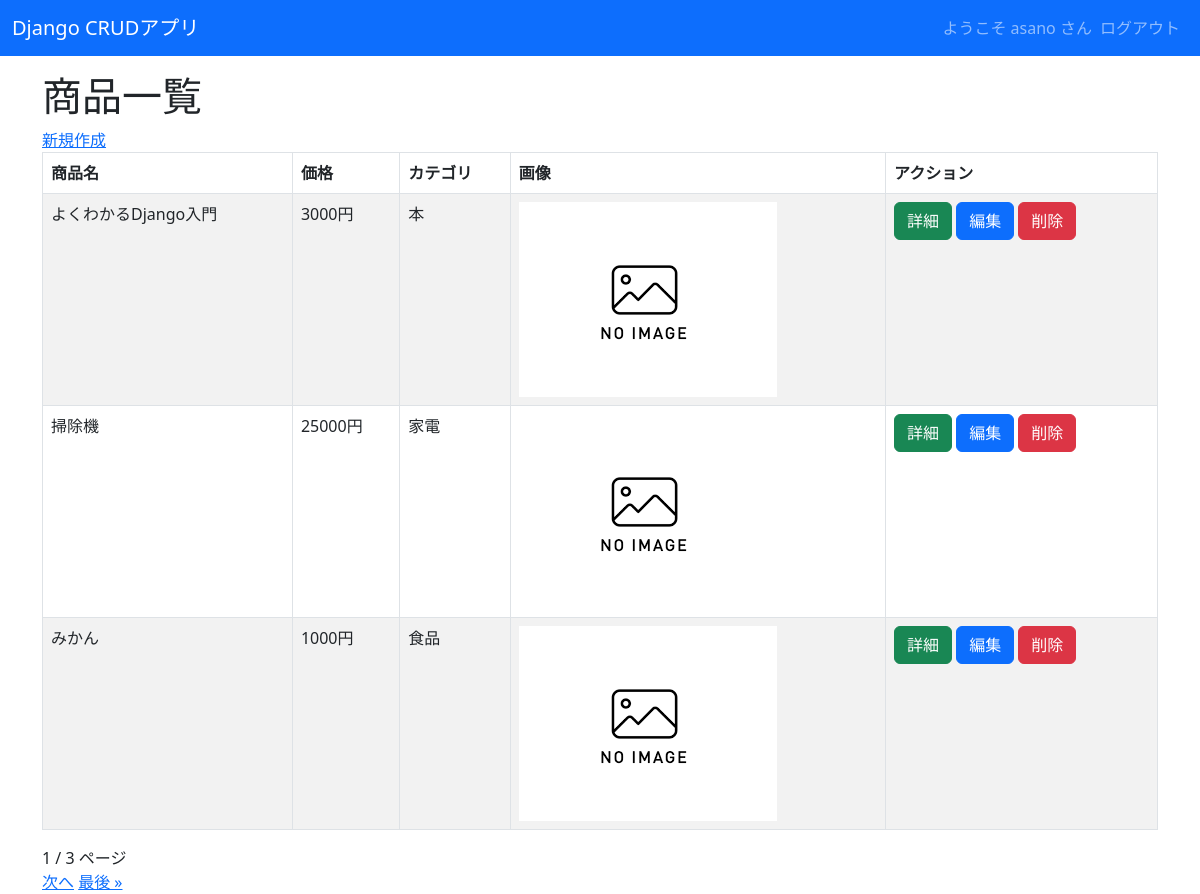
/crud/ (signed in), run on the app's committed database.
### crud/models.py (models this page shows, shortened)
class Product(models.Model):
    name                = models.CharField(verbose_name="商品名", max_length=200)
    price               = models.PositiveIntegerField(verbose_name="金額")
    category            = models.ForeignKey(Category, verbose_name="カテゴリ", on_delete=models.CASCADE)
    img                 = models.ImageField(verbose_name="画像", blank=True, default='noImage.png')
    detail_description  = models.TextField(verbose_name="商品詳細の説明", blank=True, null=True,)

class Category(models.Model):
    name    = models.CharField(max_length=200)
    def __str__(self):
        return self.name

### crud/views.py (the view)
class ProductListView(LoginRequiredMixin,ListView):
    model           = Product
    paginate_by     = 3 #3個ごとにページを切り替える

### templates/crud/product_list.html (shortened to what this page needs)
{% extends "base.html" %}
{% block content %}
    <h1>商品一覧</h1>
    <a href="{% url 'crud:new' %}">新規作成</a>
    <table class="table table-striped table-hover table-bordered" >
        <thead>
            <tr>
                <th>商品名</th>
                <th>価格</th>
                <th>カテゴリ</th>
                <th>画像</th>
                <th>アクション</th>
            </tr>
        </thead>
        {% for product in object_list %}
        <tr>
            <td>{{ product.name }}</td>
            <td>{{ product.price }}円 </td>
            <td>{{ product.category }}</td>
            <td><img src="{{ product.img.url}}" style="width:100px height:auto;"></td>
            <td>
                <button class="btn btn-success" onclick="location.href='{% url 'crud:detail' pk=product.pk %}'">詳細</button>
                <button class="btn btn-primary" onclick="location.href='{% url 'crud:edit' pk=product.pk %}'">編集</button>
                <button class="btn btn-danger" onclick="location.href='{% url 'crud:delete' pk=product.pk %}'">削除</button>
            </td>
        </tr>
        {% endfor %}
    </table>
    {{ page_obj.number }} / {{ page_obj.paginator.num_pages }} ページ<br>
    {% if page_obj.has_next %}
    <a href="?page={{ page_obj.next_page_number }}">次へ</a>
    <a href="?page={{ page_obj.paginator.num_pages }}">最後 &raquo;</a>
    {% endif %}
{% endblock %}

### templates/base.html (shortened to what this page needs)
<!DOCTYPE html>
<html lang="ja">
<head>
    <link href="https://cdn.jsdelivr.net/npm/bootstrap@5.3.0-alpha3/dist/css/bootstrap.min.css" rel="stylesheet">
</head>
<body>
    <nav class="navbar navbar-expand-lg navbar-dark bg-primary" style="margin-bottom: 1rem;">
        <div class="container-fluid">
            <a class="navbar-brand" href="{% url 'crud:list' %}">Django CRUDアプリ</a>
            <div class="collapse navbar-collapse" id="navbarNav">
                <ul class="navbar-nav ms-auto">
                    {% if request.user.is_authenticated %}
                    <span class="navbar-text">
                        ようこそ {{ user.get_username }} さん
                    </span>
                    <li class="nav-item">
                        <a class="nav-link" href="{% url 'crud:logout' %}">ログアウト</a>
                    </li>
                    {% else %}
                    <li class="nav-item">
                        <a class="nav-link" href="{% url 'crud:login' %}">ログイン</a>
                    </li>
                    {% endif %}
                </ul>
            </div>
        </div>
    </nav>
    <div class="container">
        {% block content %}{% endblock %}
    </div>
</body>
</html>

### data on the page
Product: name "よくわかるDjango入門", price "3000", category "本", img (placeholder picture)
Product: name "掃除機", price "25000", category "家電", img (placeholder picture)
Product: name "みかん", price "1000", category "食品", img (placeholder picture)

### other printed values
{{ user.get_username }} "asano"
{{ page_obj.number }} "1"
{{ page_obj.paginator.num_pages }} "3"
